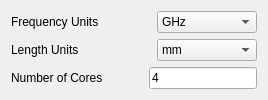
         <widget class="QWidget" name="toolkit_settings">
          <property name="sizePolicy">
           <sizepolicy hsizetype="Fixed" vsizetype="Fixed">
            <horstretch>0</horstretch>
            <verstretch>0</verstretch>
           </sizepolicy>
          </property>
          <property name="maximumSize">
           <size>
            <width>320</width>
            <height>200</height>
           </size>
          </property>
          <attribute name="title">
           <string>Toolkit Settings</string>
          </attribute>
          <layout class="QVBoxLayout" name="toolkit_settings_layout">
           <item>
            <layout class="QHBoxLayout" name="horizontalLayout_2">
             <item>
              <widget class="QLabel" name="freq_units_label">
               <property name="sizePolicy">
                <sizepolicy hsizetype="Minimum" vsizetype="Minimum">
                 <horstretch>0</horstretch>
                 <verstretch>0</verstretch>
                </sizepolicy>
               </property>
               <property name="text">
                <string>Frequency Units</string>
               </property>
              </widget>
             </item>
             <item>
              <spacer name="horizontalSpacer_6">
               <property name="orientation">
                <enum>Qt::Horizontal</enum>
               </property>
               <property name="sizeType">
                <enum>QSizePolicy::Minimum</enum>
               </property>
               <property name="sizeHint" stdset="0">
                <size>
                 <width>40</width>
                 <height>20</height>
                </size>
               </property>
              </spacer>
             </item>
             <item>
              <widget class="QComboBox" name="frequnits">
               <property name="sizePolicy">
                <sizepolicy hsizetype="Minimum" vsizetype="Fixed">
                 <horstretch>0</horstretch>
                 <verstretch>0</verstretch>
                </sizepolicy>
               </property>
               <property name="currentIndex">
                <number>3</number>
               </property>
               <item>
                <property name="text">
                 <string>Hz</string>
                </property>
               </item>
               <item>
                <property name="text">
                 <string>KHz</string>
                </property>
               </item>
               <item>
                <property name="text">
                 <string>MHz</string>
                </property>
               </item>
               <item>
                <property name="text">
                 <string>GHz</string>
                </property>
               </item>
               <item>
                <property name="text">
                 <string>THz</string>
                </property>
               </item>
              </widget>
             </item>
            </layout>
           </item>
           <item>
            <layout class="QHBoxLayout" name="horizontalLayout_3">
             <item>
              <widget class="QLabel" name="length_label">
               <property name="text">
                <string>Length Units</string>
               </property>
              </widget>
             </item>
             <item>
              <spacer name="horizontalSpacer_31">
               <property name="orientation">
                <enum>Qt::Horizontal</enum>
               </property>
               <property name="sizeType">
                <enum>QSizePolicy::Fixed</enum>
               </property>
               <property name="sizeHint" stdset="0">
                <size>
                 <width>40</width>
                 <height>20</height>
                </size>
               </property>
              </spacer>
             </item>
             <item>
              <widget class="QComboBox" name="units">
               <property name="sizePolicy">
                <sizepolicy hsizetype="Preferred" vsizetype="Fixed">
                 <horstretch>0</horstretch>
                 <verstretch>0</verstretch>
                </sizepolicy>
               </property>
               <property name="currentIndex">
                <number>1</number>
               </property>
               <item>
                <property name="text">
                 <string>um</string>
                </property>
               </item>
               <item>
                <property name="text">
                 <string>mm</string>
                </property>
               </item>
               <item>
                <property name="text">
                 <string>cm</string>
                </property>
               </item>
               <item>
                <property name="text">
                 <string>m</string>
                </property>
               </item>
               <item>
                <property name="text">
                 <string>mil</string>
                </property>
               </item>
               <item>
                <property name="text">
                 <string>in</string>
                </property>
               </item>
              </widget>
             </item>
            </layout>
           </item>
           <item>
            <layout class="QHBoxLayout" name="horizontalLayout_4">
             <item>
              <widget class="QLabel" name="cores_label">
               <property name="text">
                <string>Number of Cores</string>
               </property>
              </widget>
             </item>
             <item>
              <spacer name="horizontalSpacer_7">
               <property name="orientation">
                <enum>Qt::Horizontal</enum>
               </property>
               <property name="sizeType">
                <enum>QSizePolicy::Fixed</enum>
               </property>
               <property name="sizeHint" stdset="0">
                <size>
                 <width>40</width>
                 <height>20</height>
                </size>
               </property>
              </spacer>
             </item>
             <item>
              <widget class="QLineEdit" name="numcores">
               <property name="sizePolicy">
                <sizepolicy hsizetype="Preferred" vsizetype="Fixed">
                 <horstretch>0</horstretch>
                 <verstretch>0</verstretch>
                </sizepolicy>
               </property>
               <property name="text">
                <string>4</string>
               </property>
              </widget>
             </item>
            </layout>
           </item>
          </layout>
         </widget>
